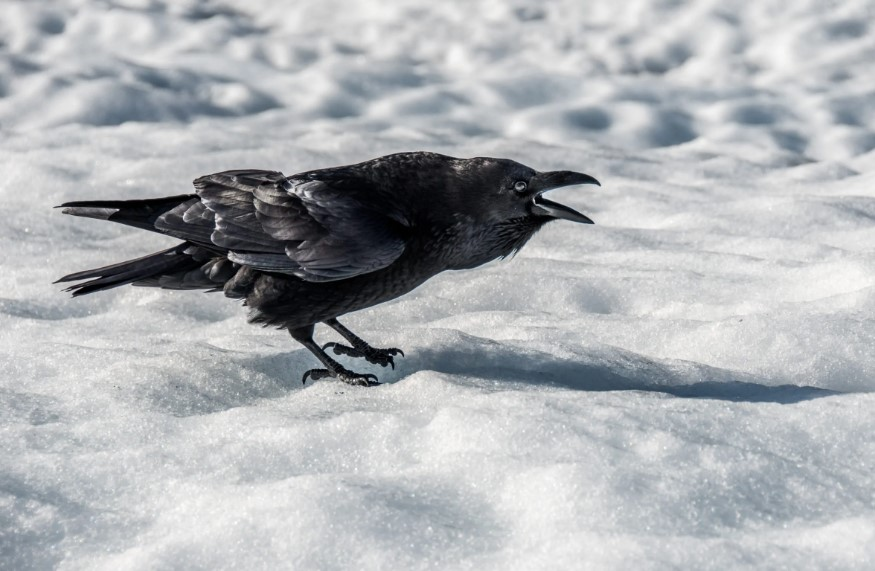
#> input picture keypoint detection test/simple.jpg, 875 x 571 px
$ python cv2_fast.py
#> lines starting #> are read from the running program, lines starting #| are printed output that depends on the picture

import numpy as np
import cv2
from matplotlib import pyplot as plt

img = cv2.imread('simple.jpg',0)
#> img: shape (571, 875); min 0, max 253, mean 177.3

# Initiate FAST object with default values
fast = cv2.FastFeatureDetector_create()

# find and draw the keypoints
kp = fast.detect(img,None)
#> kp = 6634 keypoints; strongest (x, y, size): (117, 209, 7), (184, 241, 7), (389, 354, 7), (599, 184, 7)
img2 = cv2.drawKeypoints(img, kp, outImage=None, color=(255,0,0))
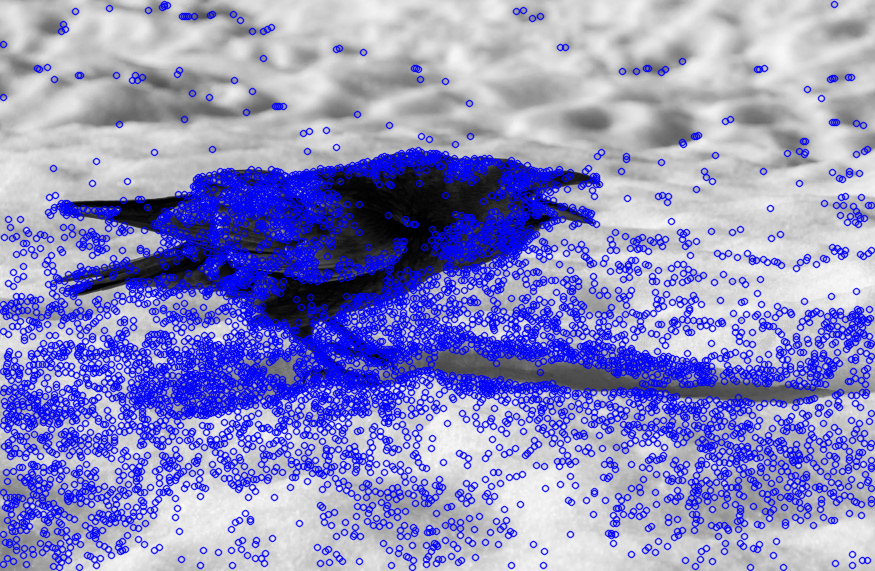
#> img2: shape (571, 875, 3); mean of channels 0, 1, 2 198.8, 141.3, 141.3; drawn as B, G, R

# Print all default params
print("Threshold: ", fast.getThreshold())
print("nonmaxSuppression: ", fast.getNonmaxSuppression())
print("neighborhood: ", fast.getType())
print("Total Keypoints with nonmaxSuppression: ", len(kp))
#| Total Keypoints with nonmaxSuppression:  6634

# cv2.imwrite('fast_true.png',img2)
plt.imshow(img2),plt.show()

# Disable nonmaxSuppression
fast.setNonmaxSuppression(0)
kp = fast.detect(img,None)
#> kp = 21402 keypoints; strongest (x, y, size): (164, 4, 7), (206, 4, 7), (834, 4, 7), (835, 4, 7)

print("Total Keypoints without nonmaxSuppression: ", len(kp))
#| Total Keypoints without nonmaxSuppression:  21402

img3 = cv2.drawKeypoints(img, kp, outImage=None, color=(255,0,0))
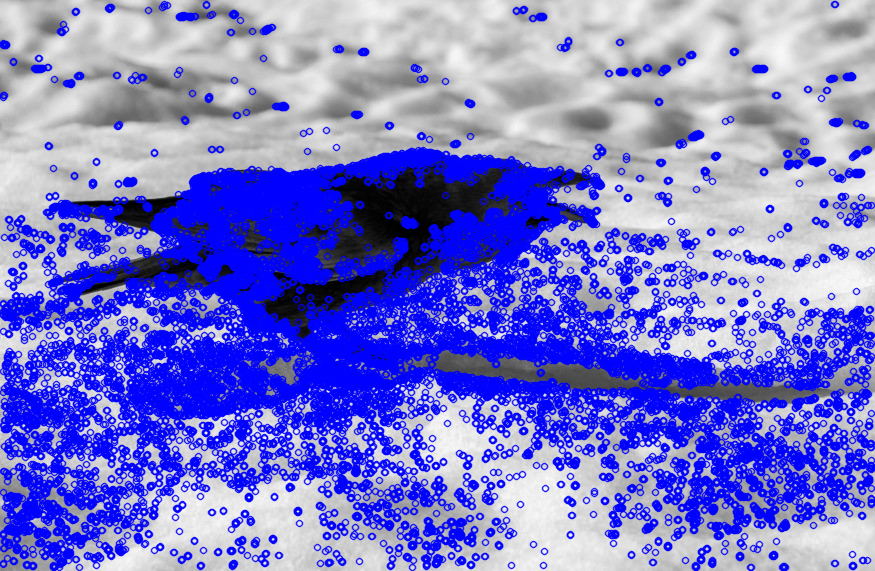
#> img3: shape (571, 875, 3); mean of channels 0, 1, 2 209.6, 121.9, 121.9; drawn as B, G, R

# cv2.imwrite('fast_false.png',img3)
plt.imshow(img3),plt.show()
